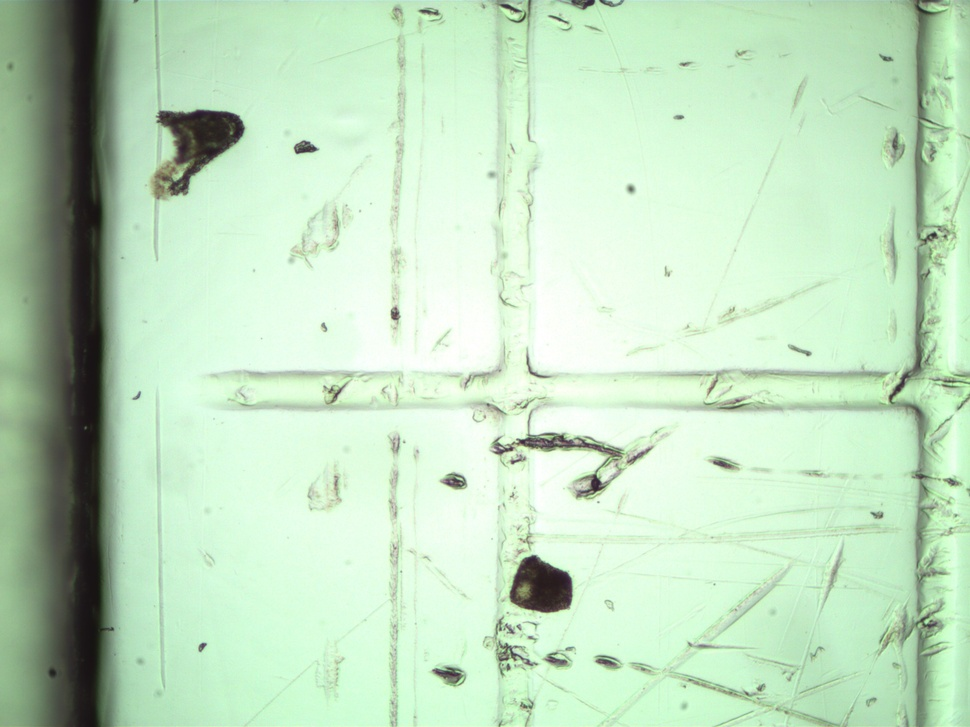
#> input picture database/test/0 (4).jpg, 970 x 727 px, shrunk from 2048 x 1536 before the run
$ python -i imgClass.py   (imports and definitions only)
#> lines starting #> are read from the running program, lines starting #| are printed output that depends on the picture; after the words box and inside, x2 and y2 are one past the last pixel; in counts of white or black regions, pixels touching at a corner belong together
#> further down, picture is the input picture: shape (727, 970, 3); mean B, G, R 192.6, 222.6, 192.6
from collections import Counter

import cv2
import numpy as np


class Img:
    # ======================================INIT=======================================
    def __init__(self, img: np.ndarray):
        self.imagem = img

    # ============================IMAGE-REPLACING-FUNCTIONS============================
    # Functions that replaces the target image by the transformed one

    # ---Binary---#
    # [5 lines left out: function binario, not called in this run]

    # ---Dilate---#
    def dilatar(self, ksize=(3, 3)):
        kernel = np.ones((ksize))
        self.imagem = cv2.dilate(self.imagem, kernel)

    # ---Flood Fill---#
    # [9 lines left out: function floodFill, not called in this run]

    #---Invert---#
    def inverter(self):
        self.imagem = cv2.bitwise_not(self.imagem)

    # ---Mark Objects---#
    # [45 lines left out: functions marcarObjetos, removerObjetosPorTamanho, checarObjetosRemoviveis, not called in this run]

class Image:
    # [7 lines left out: function __init__, not called in this run]


class FuncoesImagem:
    # [7 lines left out: function pegarContornoMaior, not called in this run]

    @staticmethod
    def watershed(image):
        gray = cv2.cvtColor(image, cv2.COLOR_BGR2GRAY)
        ret, thresh = cv2.threshold(gray, 0, 255, cv2.CALIB_CB_ADAPTIVE_THRESH + cv2.THRESH_OTSU)
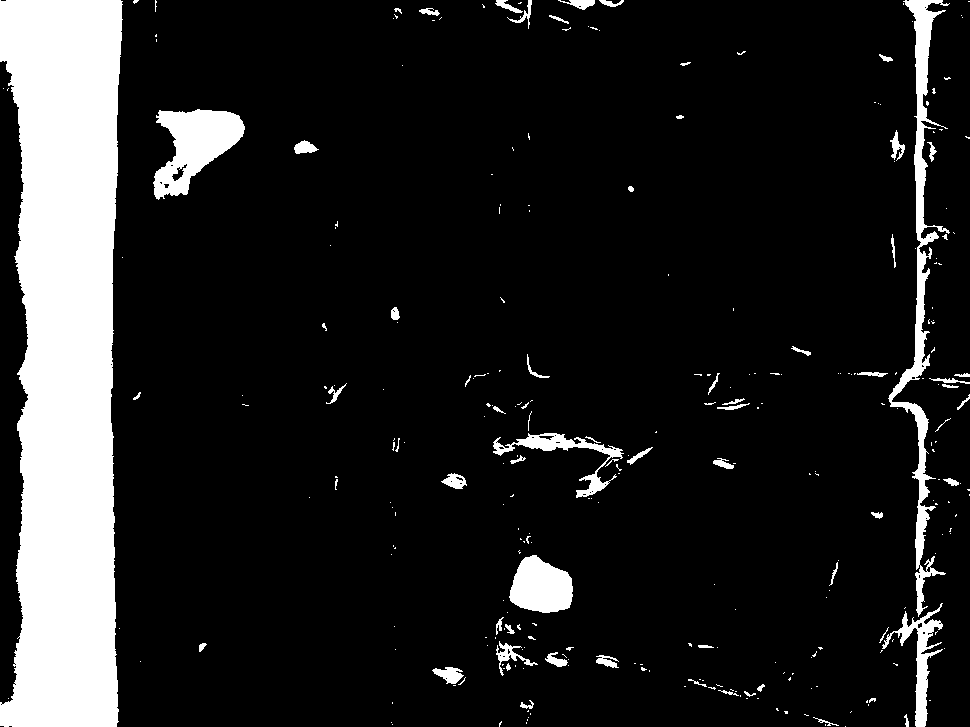
#> thresh: shape (727, 970); 13.4% white; 292 white regions (224 under 20 px), largest, box (x1, y1, x2, y2) and area: (0, 0, 123, 727) 71353, (888, 0, 950, 617) 6484, (153, 109, 245, 200) 4527
#> ret = 160

        # noise removal
        kernel = np.ones((3, 3), np.uint8)
        opening = cv2.morphologyEx(thresh, cv2.CALIB_CB_ADAPTIVE_THRESH, kernel, iterations=1)
#> opening: shape (727, 970); 15.2% white; 173 white regions (73 under 20 px), largest, box (x1, y1, x2, y2) and area: (0, 0, 124, 727) 73150, (878, 0, 951, 727) 11763, (152, 108, 246, 201) 5061

        # sure background area
        sure_bg = cv2.dilate(opening, kernel, iterations=3)
#> sure_bg: shape (727, 970); 20.7% white; 95 white regions, largest, box (x1, y1, x2, y2) and area: (0, 0, 127, 727) 77986, (834, 0, 970, 727) 22684, (481, 524, 578, 680) 7531

        # Finding sure foreground area
        dist_transform = cv2.distanceTransform(opening, cv2.DIST_L2, 5)
        ret, sure_fg = cv2.threshold(dist_transform, 0.7 * dist_transform.max(), 255, 0)
#> sure_fg: shape (727, 970) float32; 0.31% white; 2 white regions, box (x1, y1, x2, y2) and area: (0, 0, 71, 87) 2032, (54, 690, 67, 727) 167
#> ret = 53.3
        # Finding unknown region
        sure_fg = np.uint8(sure_fg)
        unknown = cv2.subtract(sure_bg, sure_fg)
#> unknown: shape (727, 970); 20.3% white; 95 white regions, largest, box (x1, y1, x2, y2) and area: (0, 0, 127, 727) 75787, (834, 0, 970, 727) 22684, (481, 524, 578, 680) 7531

        # Marker labelling
        ret, markers = cv2.connectedComponents(sure_fg)
#> markers: shape (727, 970) int32; 3 distinct labels, from 0 to 2
#> ret = 3
        # Add one to all labels so that sure background is not 0, but 1
        markers = markers + 1
#> markers: shape (727, 970) int32; 3 distinct labels, from 1 to 3
        # Now, mark the region of unknown with zero
        markers[unknown == 255] = 0
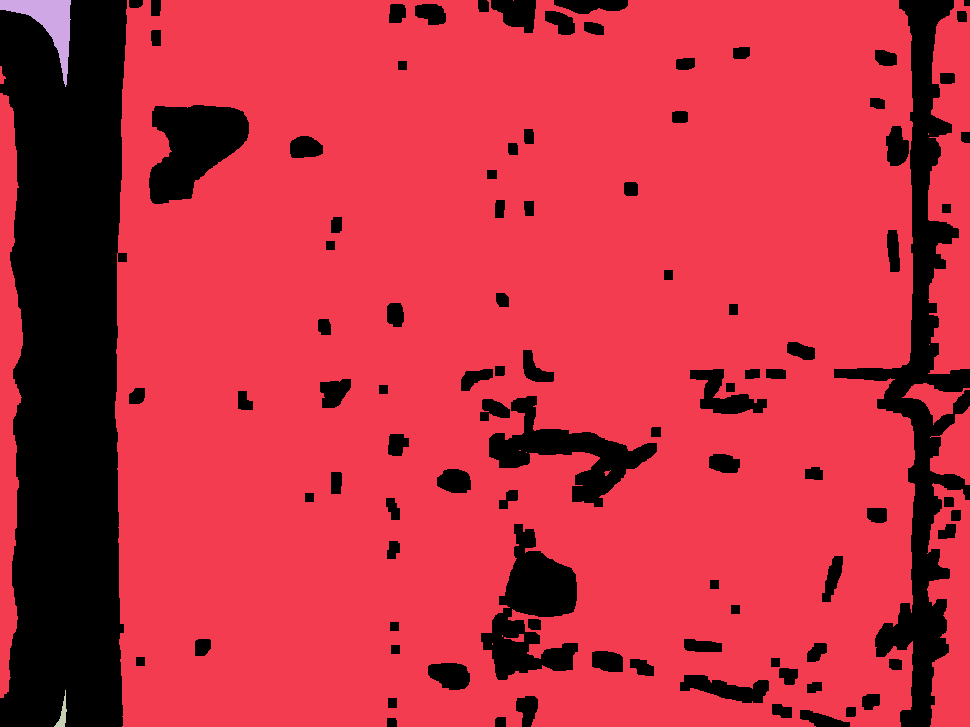
#> markers: shape (727, 970) int32; 4 distinct labels, from 0 to 3; one colour per label, 0 black

        markers = cv2.watershed(image, markers)
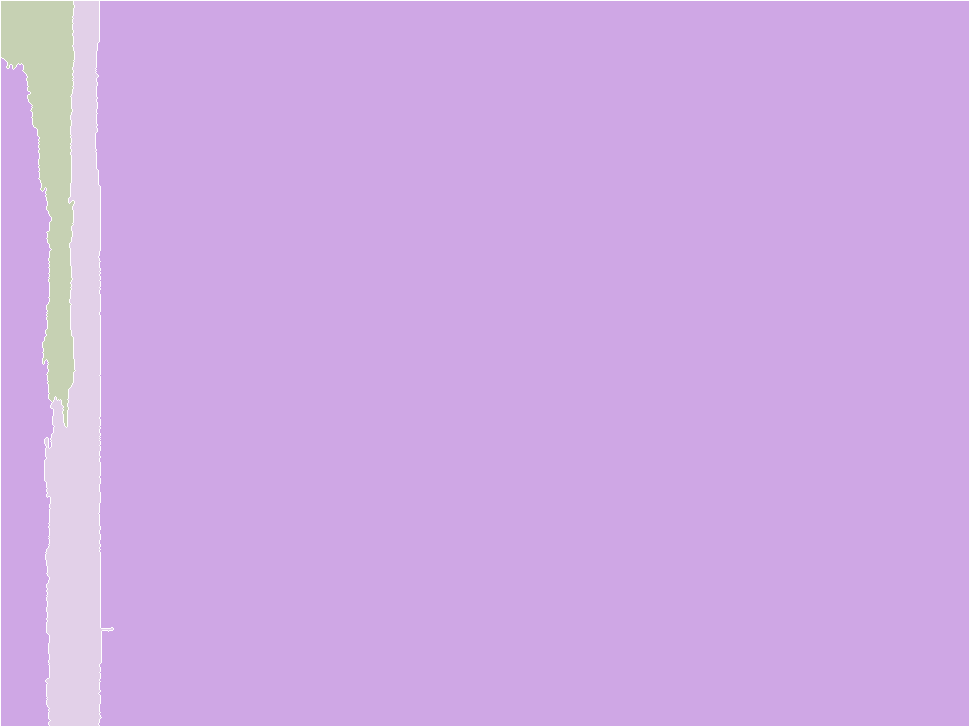
#> markers: shape (727, 970) int32; 4 distinct labels, from -1 to 3; one colour per label, 0 black, -1 white

        markers2 = np.array(markers)
        markers2 = markers2.flatten()
        counter = Counter(markers2)
#> counter = {-1: 5356, 2: 14042, 3: 26907, 1: 658885}

        # buscando segundo valor
        comum = counter.most_common()
#> comum = [(1, 658885), (3, 26907), (2, 14042), (-1, 5356)]
        valor = comum[0][0]
#> valor = 1
        try:
            if comum[0][0] == 1 or comum[0][0] == -1:
                valor = comum[1][0]
#> valor = 3
                if comum[1][0] == 1 or comum[1][0] == -1:
                    valor = comum[2][0]
        except Exception:
            print("erro")

        dilated = cv2.cvtColor(np.array(image), cv2.COLOR_BGR2GRAY)
        dilated[markers == valor] = 255
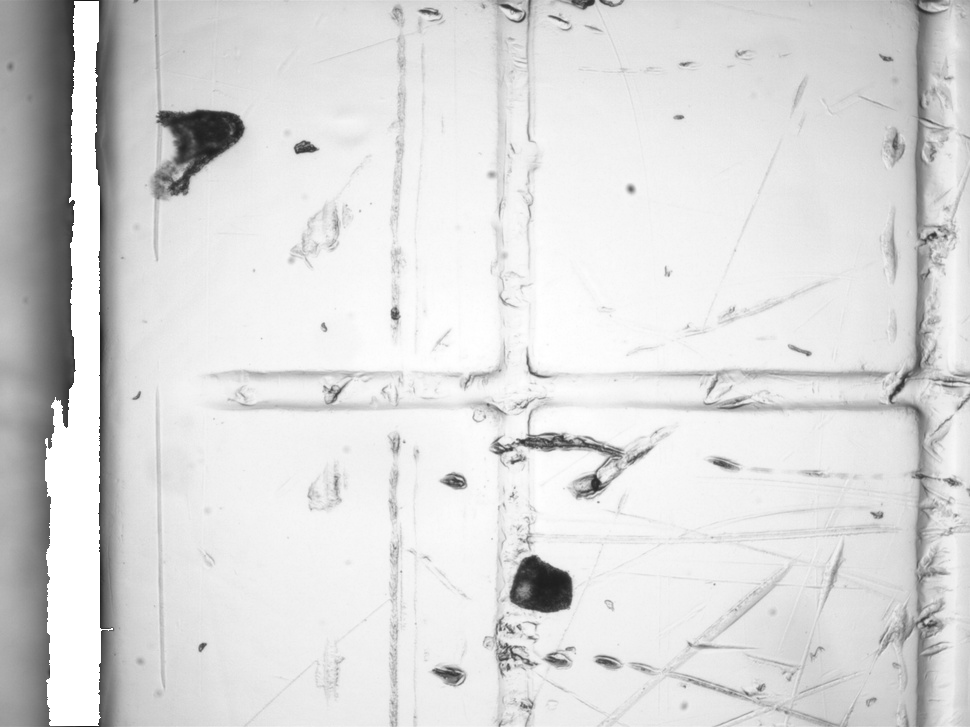
#> dilated: shape (727, 970); min 21, max 255, mean 218.3
        dilated[markers != valor] = 0
#> dilated: shape (727, 970); 3.8% white; 1 white region, box (x1, y1, x2, y2) and area: (45, 1, 113, 726) 26907

        dilated = cv2.dilate(dilated, np.ones((3, 3)))
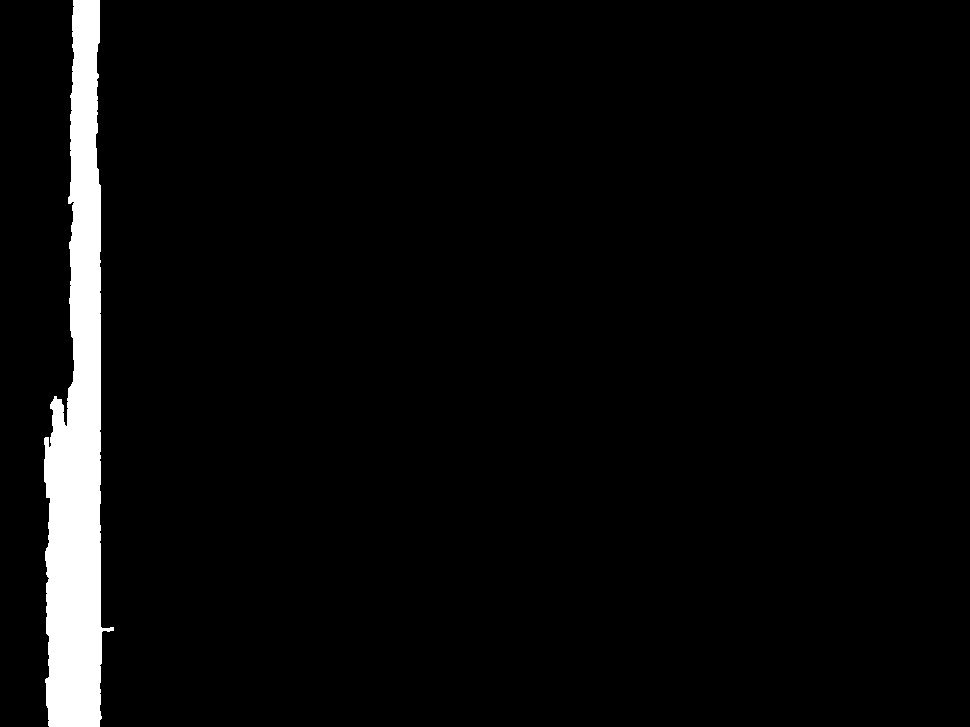
#> dilated: shape (727, 970); 4.1% white; 1 white region, box (x1, y1, x2, y2) and area: (44, 0, 114, 727) 28846
        return dilated

>>> import cv2
>>> picture = cv2.imread('../test/0 (4).jpg')
>>> result = FuncoesImagem().watershed(picture)
